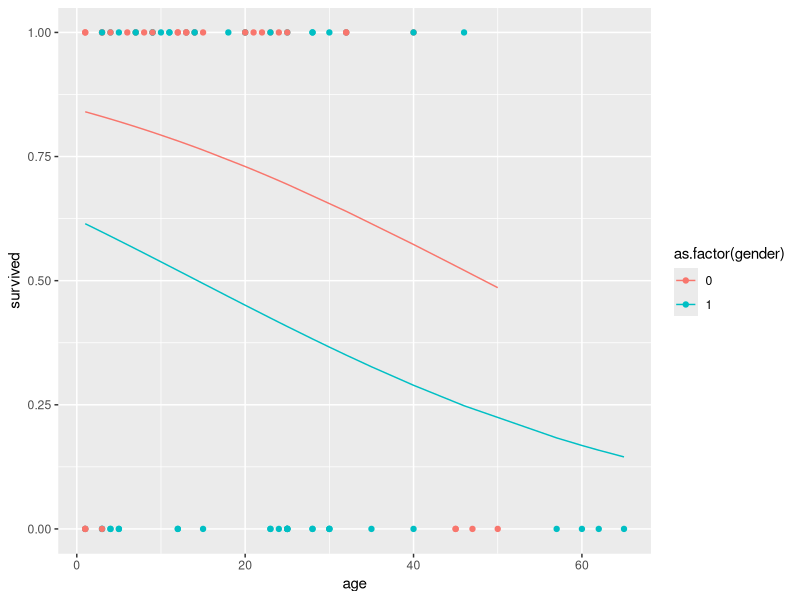
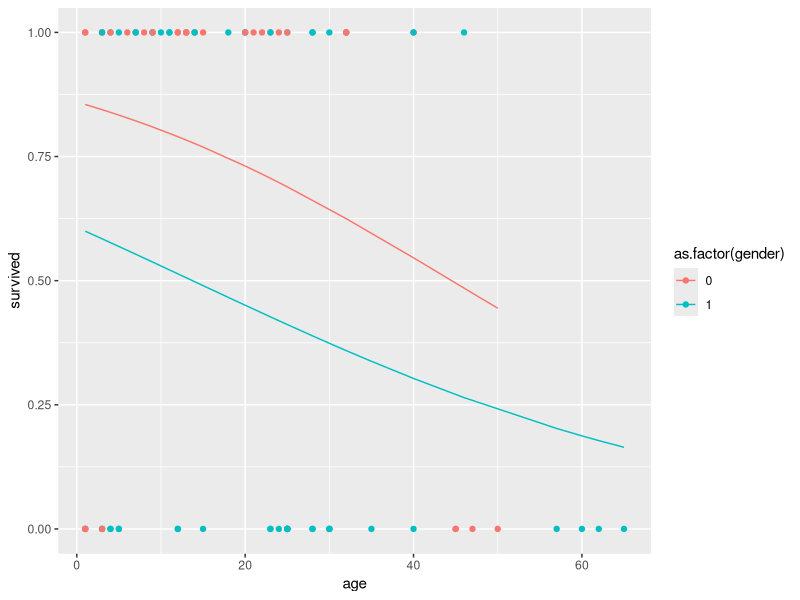
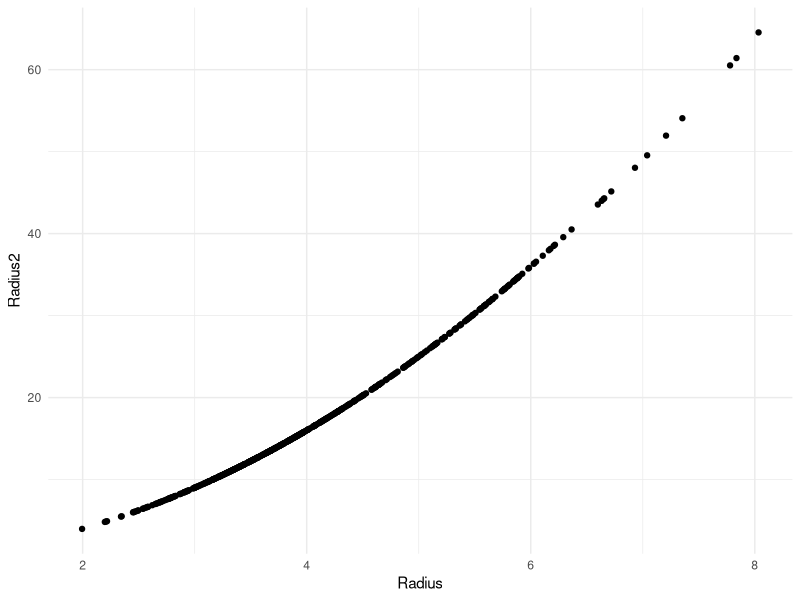

The R script that drew these images, in order:
## ---- chunk 1
knitr::opts_chunk$set(message=FALSE, warning=FALSE, fig.height=3, fig.width=5, 
                      fig.align = "center")
library(tidyverse)
library(broom)
library(praise)
## ---- chunk 2
birdnest <- read.delim("C7 Birdnest.csv", sep="\t",
                     na="*")
## ---- chunk 3
glm(`Closed.` ~ as.numeric(Length), data=birdnest, family="binomial") %>% tidy()
## ---- chunk 4
glm(`Closed.` ~ as.numeric(Length), data=birdnest, family="binomial") %>% tidy(conf.int=TRUE)
## ---- chunk 5
glm(`Closed.` ~ as.numeric(Length), data=birdnest, family="binomial") %>% tidy()
glm(`Closed.` ~ as.numeric(Length), data=birdnest, family="binomial") %>% glance()
## ---- chunk 6
donner <- read.delim("C7 Donner.csv", sep="\t",
                     na="*")

names(donner) <- c("name", "gender", "age", "survived", "familysize", "X6", "X7",
                   "X8", "X9", "adultname", "adultgender", "adultage",
                   "adultsurvived", "adultfamilysize")
## ---- chunk 7
glm(survived ~ gender + age, data = donner, family="binomial") %>%
  augment()
  
glm(survived ~ gender + age, data = donner, family="binomial") %>% 
  augment(type.predict = "response") %>%
  arrange(age) %>%
  ggplot() +
  geom_point(aes(x = age, y = survived, color=as.factor(gender))) + 
  geom_line(aes(x = age, y = .fitted, group = gender, color = as.factor(gender)))
## ---- chunk 8
glm(survived ~ gender + age + gender*age, data = donner, family="binomial") %>%
  augment()
  
glm(survived ~ gender + age  + gender*age, data = donner, family="binomial") %>% 
  augment(type.predict = "response") %>%
  arrange(age) %>%
  ggplot() +
  geom_point(aes(x = age, y = survived, color=as.factor(gender))) + 
  geom_line(aes(x = age, y = .fitted, group = gender, color = as.factor(gender)))
## ---- chunk 9
cancer <- read.delim("C7 Cancer2.csv", sep="\t",
                     na="*")
cancer <- cancer %>%
  mutate(Radius2 = Radius*Radius)

#log reg results
glm(`Malignant.` ~ Radius+Concave+Radius2+Radius*Concave, data=cancer, family="binomial") %>%
  tidy()

#likelihood ratio test p-value
glm(`Malignant.` ~ Radius+Concave+Radius2+Radius*Concave, data=cancer, family="binomial") %>%
  glance() %>% .[,c(1,6)] %>% summarize(G=null.deviance-deviance) %>% .$G %>% pchisq(df=4, lower.tail=FALSE)
## ---- chunk 10
#log reg results
glm(`Malignant.` ~ Radius+Concave+Radius*Concave, data=cancer, family="binomial") %>%
  tidy()

#resid dev
residual_dev=glm(`Malignant.` ~ Radius+Concave+Radius2+Radius*Concave, data=cancer, family="binomial") %>%
  glance() %>% .$deviance

#null_dev
null_dev=glm(`Malignant.` ~ Radius+Concave+Radius*Concave, data=cancer, family="binomial") %>%
  glance() %>% .$deviance

pchisq(null_dev-residual_dev, df=1, lower.tail=FALSE)
## ---- chunk 11
ggplot(aes(x=Radius, y=Radius2), data=cancer)+geom_point()+theme_minimal()
## ---- chunk 12
#full dev
residual_dev=glm(`Malignant.` ~ Radius+Concave+Radius*Concave, data=cancer, family="binomial") %>%
  glance() %>% .$deviance

#null dev
null_dev=glm(`Malignant.` ~ Radius+Concave, data=cancer, family="binomial") %>%
  glance() %>% .$deviance

#LRT
pchisq(null_dev-residual_dev, df=1, lower.tail=FALSE)

#print model
glm(`Malignant.` ~ Radius+Concave, data=cancer, family="binomial") %>%
  tidy()
## ---- chunk 13
#full dev
residual_dev=glm(`Malignant.` ~ Radius+Concave, data=cancer, family="binomial") %>%
  glance() %>% .$deviance

#null dev
null_dev=glm(`Malignant.` ~ Concave, data=cancer, family="binomial") %>%
  glance() %>% .$deviance

#LRT
pchisq(null_dev-residual_dev, df=1, lower.tail=FALSE)

#print model
glm(`Malignant.` ~ Concave, data=cancer, family="binomial") %>%
  tidy()
## ---- chunk 14
praise()
